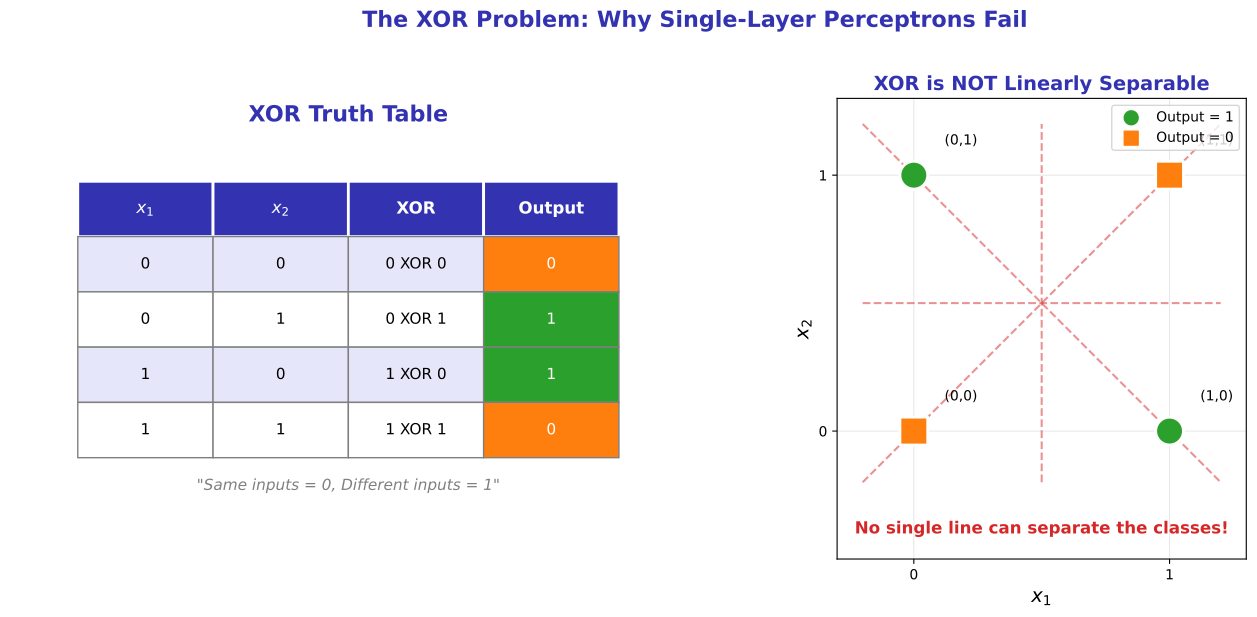

Reproduce this figure in Python.
"""
XOR Problem Visualization - Why Perceptrons Fail
Module 1: The Birth of Neural Computing
"""

import matplotlib.pyplot as plt
import numpy as np

CHART_METADATA = {
    'title': 'XOR Problem',
    'url': 'https://github.com/QuantLet/neural-networks-introduction/tree/main/xor_problem'
}

# Colors matching Beamer template
mlpurple = '#3333B2'
mlblue = '#0066CC'
mlorange = '#FF7F0E'
mlgreen = '#2CA02C'
mlred = '#D62728'
mlgray = '#7F7F7F'

# Set up figure with two subplots
fig, (ax1, ax2) = plt.subplots(1, 2, figsize=(14, 6))

# ==================== LEFT: XOR Truth Table ====================
ax1.axis('off')
ax1.set_xlim(0, 10)
ax1.set_ylim(0, 10)

# Title
ax1.text(5, 9.5, 'XOR Truth Table', fontsize=16, fontweight='bold',
         ha='center', color=mlpurple)

# Table data
headers = ['$x_1$', '$x_2$', 'XOR', 'Output']
data = [
    ['0', '0', '0 XOR 0', '0'],
    ['0', '1', '0 XOR 1', '1'],
    ['1', '0', '1 XOR 0', '1'],
    ['1', '1', '1 XOR 1', '0']
]

# Draw table
cell_height = 1.2
cell_width = 2
start_x = 1
start_y = 7

# Header row
for i, header in enumerate(headers):
    rect = plt.Rectangle((start_x + i * cell_width, start_y), cell_width, cell_height,
                          fill=True, facecolor=mlpurple, edgecolor='white', linewidth=2)
    ax1.add_patch(rect)
    ax1.text(start_x + i * cell_width + cell_width/2, start_y + cell_height/2,
             header, ha='center', va='center', fontsize=12, color='white', fontweight='bold')

# Data rows
for row_idx, row in enumerate(data):
    y = start_y - (row_idx + 1) * cell_height
    for col_idx, cell in enumerate(row):
        color = '#E6E6FA' if row_idx % 2 == 0 else 'white'
        if col_idx == 3:  # Output column
            color = mlgreen if cell == '1' else mlorange
        rect = plt.Rectangle((start_x + col_idx * cell_width, y), cell_width, cell_height,
                              fill=True, facecolor=color, edgecolor=mlgray, linewidth=1)
        ax1.add_patch(rect)
        text_color = 'white' if col_idx == 3 else 'black'
        ax1.text(start_x + col_idx * cell_width + cell_width/2, y + cell_height/2,
                 cell, ha='center', va='center', fontsize=11, color=text_color)

# Explanation
ax1.text(5, 1.5, '"Same inputs = 0, Different inputs = 1"', fontsize=11,
         ha='center', style='italic', color=mlgray)

# ==================== RIGHT: XOR Scatter Plot ====================
# XOR data points
xor_x = [0, 0, 1, 1]
xor_y = [0, 1, 0, 1]
xor_labels = [0, 1, 1, 0]  # XOR outputs

# Plot points
for i in range(4):
    color = mlgreen if xor_labels[i] == 1 else mlorange
    marker = 'o' if xor_labels[i] == 1 else 's'
    ax2.scatter(xor_x[i], xor_y[i], c=color, s=400, marker=marker,
                edgecolors='white', linewidths=2, zorder=5)
    ax2.text(xor_x[i] + 0.12, xor_y[i] + 0.12, f'({xor_x[i]},{xor_y[i]})', fontsize=10)

# Try to draw various failed decision boundaries
lines = [
    (0.5, -0.2, 0.5, 1.2, 'Vertical line: fails'),
    (-0.2, 0.5, 1.2, 0.5, 'Horizontal line: fails'),
    (-0.2, -0.2, 1.2, 1.2, 'Diagonal line: fails'),
    (-0.2, 1.2, 1.2, -0.2, 'Other diagonal: fails')
]

for x1, y1, x2, y2, label in lines:
    ax2.plot([x1, x2], [y1, y2], color=mlred, linewidth=1.5, linestyle='--', alpha=0.5)

# Big X to show failure
ax2.text(0.5, -0.4, 'No single line can separate the classes!', fontsize=12,
         ha='center', color=mlred, fontweight='bold')

# Labels
ax2.set_xlabel('$x_1$', fontsize=14)
ax2.set_ylabel('$x_2$', fontsize=14)
ax2.set_title('XOR is NOT Linearly Separable', fontsize=14, fontweight='bold', color=mlpurple)

# Legend
ax2.scatter([], [], c=mlgreen, s=100, marker='o', label='Output = 1')
ax2.scatter([], [], c=mlorange, s=100, marker='s', label='Output = 0')
ax2.legend(loc='upper right', fontsize=10)

# Formatting
ax2.set_xlim(-0.3, 1.3)
ax2.set_ylim(-0.5, 1.3)
ax2.set_xticks([0, 1])
ax2.set_yticks([0, 1])
ax2.set_aspect('equal')
ax2.grid(True, alpha=0.3)

# Main message
fig.suptitle('The XOR Problem: Why Single-Layer Perceptrons Fail',
             fontsize=16, fontweight='bold', color=mlpurple, y=1.02)

plt.tight_layout()
plt.savefig('xor_problem.pdf', format='pdf', bbox_inches='tight', dpi=300)
plt.savefig('xor_problem.png', format='png', bbox_inches='tight', dpi=300)
plt.close()

print("Generated: xor_problem.pdf")
